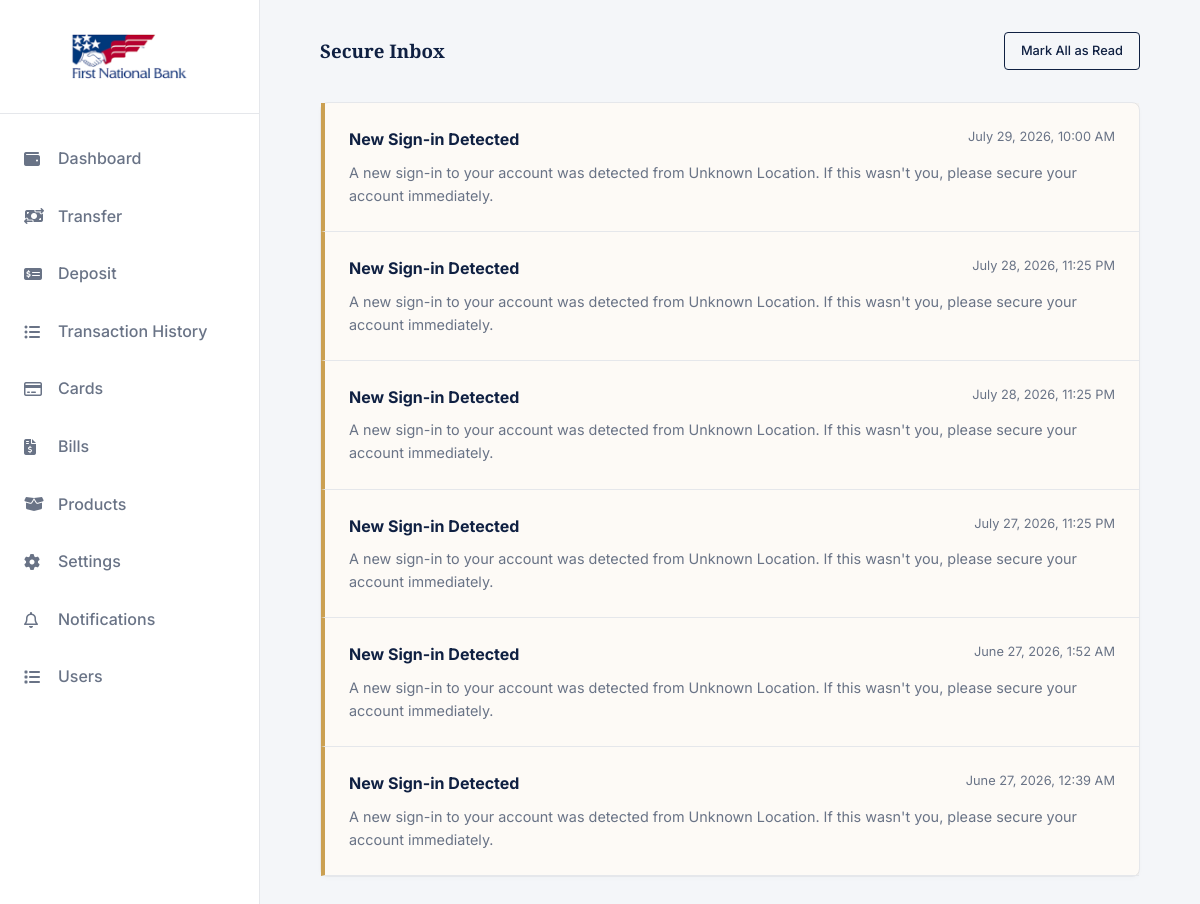
Screenshot of /notifications/ (signed in) with the database file from the repository.
### app/models.py (models this page shows, shortened)
class Notification(models.Model):
    class NotificationType(models.TextChoices):
        TRANSACTION = "TRANSACTION", "Transaction alert"
        SECURITY    = "SECURITY",    "Security alert"
        SYSTEM      = "SYSTEM",      "System message"
        PROMOTION   = "PROMOTION",   "Promotion"
    id                = models.UUIDField(primary_key=True, default=uuid.uuid4, editable=False)
    user              = models.ForeignKey(User, on_delete=models.CASCADE, related_name="notifications")
    transaction       = models.ForeignKey(
        Transaction,
        null=True, blank=True,
        on_delete=models.SET_NULL,
        related_name="notifications",
    )
    notification_type = models.CharField(max_length=20, choices=NotificationType.choices)
    title             = models.CharField(max_length=255)
    message           = models.TextField()
    is_read           = models.BooleanField(default=False)
    created_at        = models.DateTimeField(auto_now_add=True, db_index=True)
    class Meta:
        db_table = "notifications"
        ordering = ["-created_at"]

### app/views.py (the view)
# urls.py: path('notifications/', notificationList, name='notifications'),
@login_required(login_url='accounts:login')
def notificationList(request):
    if 'read' in request.GET:
        Notification.objects.filter(user=request.user, is_read=False).update(is_read=True)  # 👈 update first, no slice
    notifs = Notification.objects.filter(user=request.user)[:20]
    context = {
        'notifs': notifs
    }
    return render(request, 'User/notifications.html', context)

### templates/User/notifications.html (shortened to what this page needs)
{% extends 'base.html' %}
{% load static %}
{% load humanize %}
{% block content %}
        <main class="main-content">
            <div class="top-bar">
                <h3>Secure Inbox</h3>
                <a href="?read=true" class="btn btn-outline" style="padding: 0.5rem 1rem; font-size: 0.8rem;">Mark All as Read</a>
            </div>
            <div class="card" style="padding: 0;">
                <ul style="list-style: none;">
                {% for notif in notifs %}
                    {% if not notif.is_read %}
                    <li style="padding: 1.5rem; border-bottom: 1px solid var(--border-color);
                        background-color: {% if notif.is_read %}transparent{% else %}rgba(203, 160, 82, 0.05){% endif %};
                        border-left: 4px solid var(--brand-accent);">
                        <div style="display: flex; justify-content: space-between; margin-bottom: 0.5rem;">
                            <strong style="color: var(--brand-primary);">{{ notif.title }}</strong>
                            <span style="font-size: 0.8rem; color: var(--text-secondary);">
                                {{ notif.created_at|date:"N j, Y" }}, {{ notif.created_at|time:"g:i A" }}
                            </span>
                        </div>
                        <p style="font-size: 0.9rem; color: var(--text-secondary);">{{ notif.message }}</p>
                    </li>
                    {% endif %}
                {% empty %}
                <li style="padding: 1.5rem; color: var(--text-secondary);">No notifications yet.</li>
                {% endfor %}
                </ul>
            </div>
        </main>
{% endblock %}

### static/css/styles.css (style rules this page uses)
:root { --bg-color: #f4f6f9; --surface-color: #ffffff; --text-primary: #1a1f36; --text-secondary: #697386; --brand-primary: #0f2042; --brand-accent: #cba052; --border-color: #e5e7eb; --success: #059669; --danger: #dc2626; --warning: #d97706; --font-heading: 'Playfair Display', serif; --font-body: 'Inter', sans-serif; --sidebar-width: 260px; --transition: all 0.3s ease; }
* { margin: 0; padding: 0; box-sizing: border-box; }
body { font-family: var(--font-body); background-color: var(--bg-color); color: var(--text-primary); line-height: 1.6; transition: background-color var(--transition), color var(--transition); }
h1, h2, h3, h4, .brand-logo { font-family: var(--font-heading); color: var(--brand-primary); }
a { text-decoration: none; color: var(--brand-primary); }
ul { list-style: none; }
.btn { display: inline-block; padding: 0.75rem 1.5rem; border-radius: 4px; font-weight: 500; cursor: pointer; text-align: center; border: none; transition: var(--transition); }
.btn-outline { border: 1px solid var(--brand-primary); color: var(--brand-primary); background: transparent; }
.card { background-color: var(--surface-color); border: 1px solid var(--border-color); border-radius: 8px; padding: 1.5rem; box-shadow: 0 2px 4px rgba(0,0,0,0.02); }
.main-content { flex: 1; padding: 2rem 5%; overflow-y: auto; }
.top-bar { display: flex; justify-content: space-between; align-items: center; margin-bottom: 2rem; }

### rows the page displays
Notification: title "New Sign-in Detected", created_at "July 29, 2026", created_at "10:00 AM", message "A new sign-in to your account was detected from Unknown Location. If this wasn't you, please secure your account immediately."
Notification: title "New Sign-in Detected", created_at "July 28, 2026", created_at "11:25 PM", message "A new sign-in to your account was detected from Unknown Location. If this wasn't you, please secure your account immediately."
Notification: title "New Sign-in Detected", created_at "July 28, 2026", created_at "11:25 PM", message "A new sign-in to your account was detected from Unknown Location. If this wasn't you, please secure your account immediately."
Notification: title "New Sign-in Detected", created_at "July 27, 2026", created_at "11:25 PM", message "A new sign-in to your account was detected from Unknown Location. If this wasn't you, please secure your account immediately."
Notification: title "New Sign-in Detected", created_at "June 27, 2026", created_at "1:52 AM", message "A new sign-in to your account was detected from Unknown Location. If this wasn't you, please secure your account immediately."
Notification: title "New Sign-in Detected", created_at "June 27, 2026", created_at "12:39 AM", message "A new sign-in to your account was detected from Unknown Location. If this wasn't you, please secure your account immediately."
